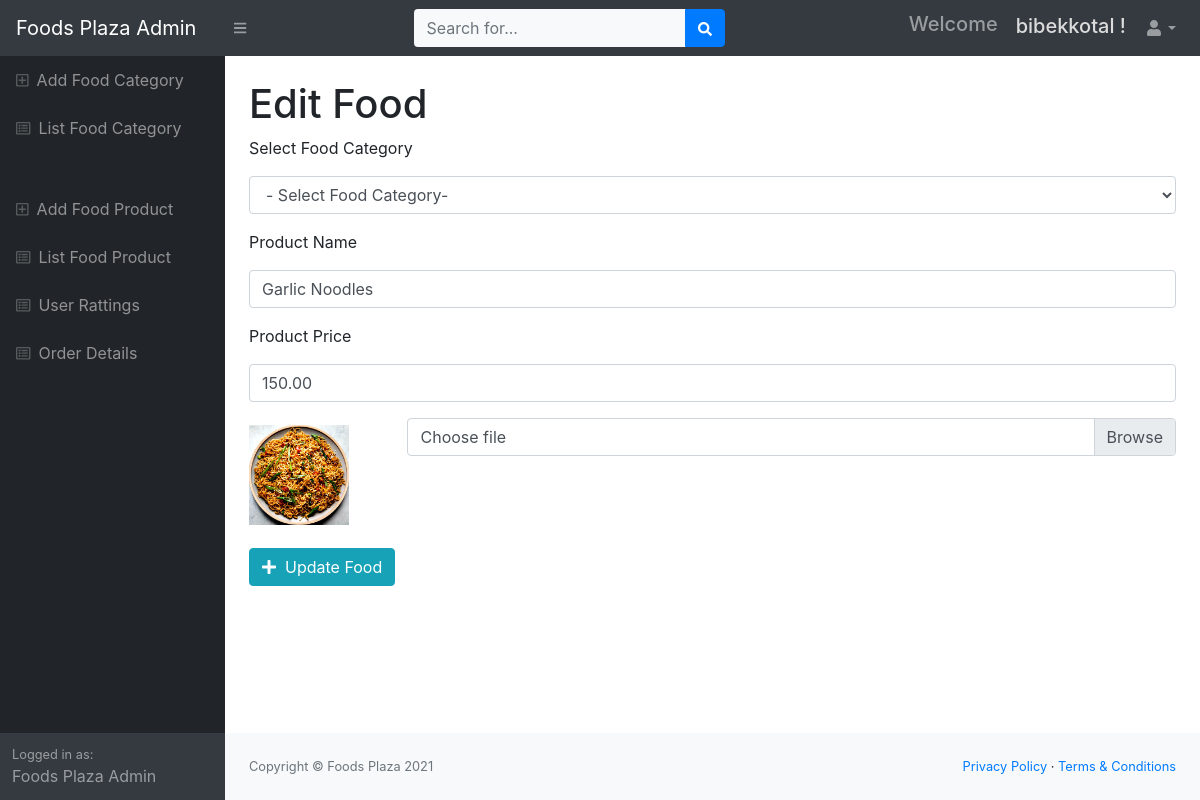
Screenshot of /admin/_update_food.php?efid=3 (signed in) with the database file from the repository.
### tables this page shows
CREATE TABLE `foods` (
  `f_id` int(10) NOT NULL,
  `c_id` int(10) NOT NULL,
  `f_name` varchar(100) NOT NULL,
  `f_price` decimal(10,2) NOT NULL,
  `f_image` varchar(200) NOT NULL
);

### admin/_update_food.php (the view, shortened to what this page needs)
<?php session_start();
if (!isset($_SESSION['aun'])) {
    header("location:login.php");
} ?><!DOCTYPE html>
<html lang="en">
    <head>
        <link href="css/styles.css" rel="stylesheet" />
        <link href="https://cdn.datatables.net/1.10.20/css/dataTables.bootstrap4.min.css" rel="stylesheet" />
    </head>
    <body class="sb-nav-fixed">
    <?php include("inc/top.php"); ?>
        <div id="layoutSidenav">
     <?php include("inc/side.php"); ?>
            <div id="layoutSidenav_content">
                <main>
<div class="container-fluid">
        <h1 class="mt-4">Edit Food</h1>
        <?php include'inc/db.php';
        $id=$_GET['efid'];
        $select="SELECT * FROM foods WHERE f_id='$id'";
        $result=$con->query($select);
        while ($row=$result->fetch_assoc()){
            ?>
        <form action="_update_ins_food.php" method="post" enctype="multipart/form-data">
            <p>Select Food Category</p>
            <p><select id="category" name="category" class="form-control">
            <option <?php if ($row['c_id']=="") { echo "selected"; } ?> value=""> - Select Food Category- </option>
            </select></p>
            <p>Product Name</p><p><input type="text" name="name" class="form-control" value="<?php echo $row['f_name']; ?>"></p>
            <p>Product Price</p><p><input type="text" name="price" class="form-control" value="<?php echo $row['f_price']; ?>"></p>
             <div class="form-group row">
                <div class="col-sm-2 col-form-label"> <img src="../product_img/<?php echo $row['f_image']; ?>" style="width: 100px;"></div>
                <div class="col-sm-10">
                  <div class="custom-file">
                    <label class="custom-file-label" for="customFile">Choose file</label>
                  </div>
                </div>
              </div>
            <button type="submit" name="update" class="btn btn-info"><i class="fas fa-plus"></i>&nbsp Update Food</button>
        </form>  <?php } ?>
</div>
                </main>
    <?php include("inc/footer.php"); ?>
            </div>
        </div>
    </body>
</html>

### rows the page displays
foods: name "Garlic Noodles", price "150.00", f_image (picture)

### other values shown
$_SESSION['aun'] "bibekkotal"
